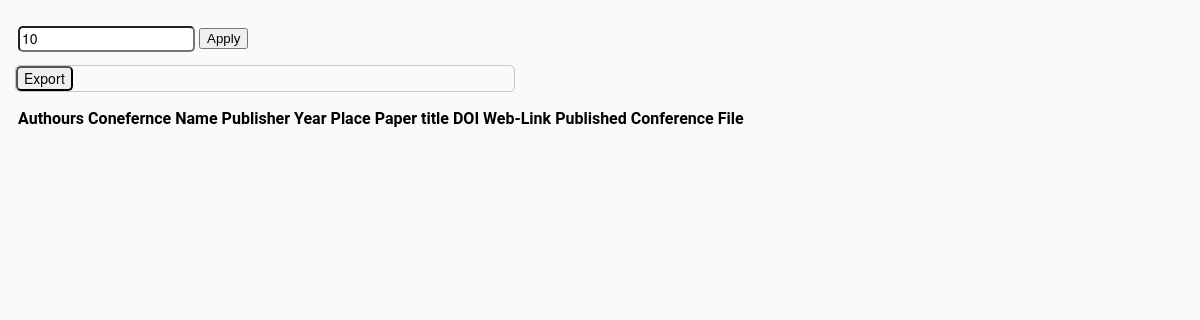
The app's page /PublicationSite/conference11.php, older data.
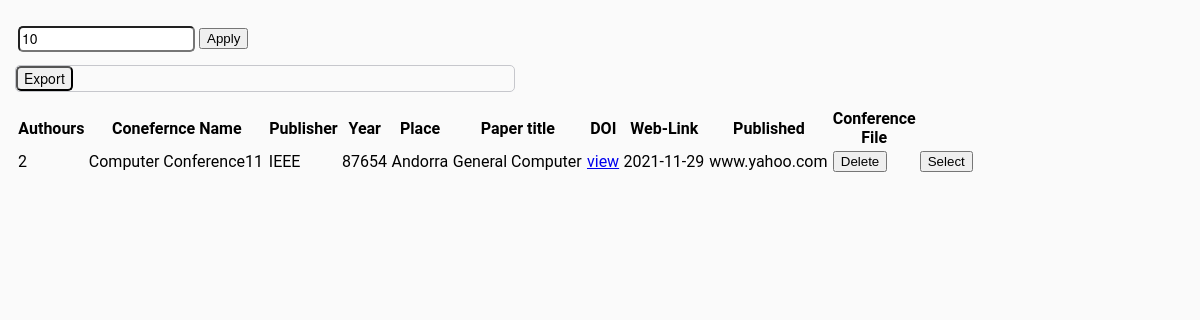
The same page, newer data.
### tables this page shows
CREATE TABLE `conference` (
  `ConferenceID` int(5) NOT NULL,
  `ResearchTitle` varchar(100) DEFAULT NULL,
  `CoAuthor` varchar(100) DEFAULT NULL,
  `ConferenceOrganizer` varchar(100) DEFAULT NULL,
  `ConferenceName` varchar(100) DEFAULT NULL,
  `ConferenceLocation` varchar(100) DEFAULT NULL,
  `WebLink` text DEFAULT NULL,
  `PublishYear` varchar(10) DEFAULT NULL,
  `DOI` varchar(50) DEFAULT NULL,
  `File` text DEFAULT NULL,
  `Venue` text DEFAULT NULL,
  `ConfType` varchar(50) DEFAULT NULL,
  `CheckerID` int(3) DEFAULT NULL,
  `Teacher_ID` int(3) DEFAULT NULL,
  `MainAuthor` varchar(100) DEFAULT NULL
);

### PublicationSite/conference11.php (the view, shortened to what this page needs)
<html>
<head>
     <body>
      <div align="left">
      <table>
	<tr valign="top">
	<p id="ss1" class="ss1">
		<td class="selection" id="selection">
		</td>
     <td valign="top">
      <div id="div1">
       <table>
        <tr>
                <td>
                  <input id="pglmt" placeholder="Page Limit" title="Page Limit" value="10" class="form-control">
                </td>
                <td>
                    <button id="btnApply" class="btn btn-danger">Apply</button>
                </td>
    </tr>
  </table>
             <form method="post" action="exportconference.php">
     <input type="submit" name="export" class="btn btn-success" value="Export" />
    </form>
<div class="container" id="tables">
       <table class="table table-bordered table-striped" id="table1" style="width: 100%;">
            <thead>
                <tr id="lefts">
                    <th>Authours</th>
                    <th>Conefernce Name</th>
					<th>Publisher</th>
                    <th>Year</th>
                    <th>Place</th>
                    <th>Paper title</th>
                    <th>DOI</th>
                    <th>Web-Link</th>
                    <th>Published</th>
                    <th>Conference File</th>
              </tr>
            </thead>
<?php
include("connection.php");
	?>
           <?php
		   if(!isset($_POST['aa']))
		   {
		   ?>
            <tbody id="table-body">
              <?php
$sql_select_conference="Select  * from conference order by ConferenceID";
$result1=mysqli_query($conn,$sql_select_conference) or die(mysqli_error($conn));
while ($row=mysqli_fetch_array($result1)){
           ?>
                 <tr class="delete_mem<?php echo $row[0];?>">
                    <td>
                    <?= $row[2];?>
                    </td>
                    <td>
                    <?= $row[4];?>
                    </td>
                    <td>
                    <?= $row[3];?>
                    </td>
                      <td>
                    <?= $row[8];?>
                    </td>
                      <td>
                    <?= $row[5];?>
                    </td>
                      <td>
                    <?= $row[1];?>
                    </td>
                       <td>
                    <?= $row[9];?>
                    </td>
                  <td>
                    <?= $row[7];?>
                    </td>
                  <td>
                    <?= $row[6];?>
                    </td>
                    <td width="7%">
                    <button id="<?=$row[0]; ?>" class="delete"> Delete </button>
                    </td>
                     <td width="8%">
                    <button id="<?=$row[0]; ?>" class="selected"> Select </button>
                    </td>
               </tr>
		<?php
}
?>
</tbody>
<?php
		   }?>
 </table>
</div>
</div>
</td>
		 </div>
</body>
</html>

Row changes from the older to the newer data that the page shows:
added conference: CoAuthor "2", ConferenceName "Computer Conference11", ConferenceOrganizer "IEEE", DOI "87654", ConferenceLocation "Andorra", ResearchTitle "General Computer", File "view", PublishYear "2021-11-29", WebLink "www.yahoo.com"
